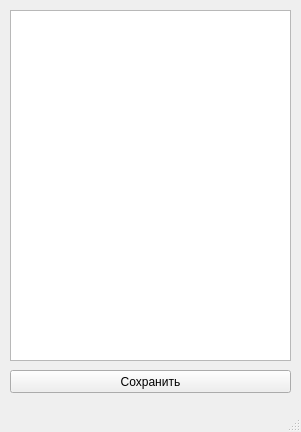
<?xml version="1.0" encoding="UTF-8"?>
<ui version="4.0">
 <class>MainWindow</class>
 <widget class="QMainWindow" name="MainWindow">
  <property name="geometry">
   <rect>
    <x>0</x>
    <y>0</y>
    <width>301</width>
    <height>432</height>
   </rect>
  </property>
  <property name="windowTitle">
   <string>MainWindow</string>
  </property>
  <widget class="QWidget" name="centralwidget">
   <widget class="QPlainTextEdit" name="text">
    <property name="geometry">
     <rect>
      <x>10</x>
      <y>10</y>
      <width>281</width>
      <height>351</height>
     </rect>
    </property>
   </widget>
   <widget class="QPushButton" name="btn_save">
    <property name="geometry">
     <rect>
      <x>10</x>
      <y>370</y>
      <width>281</width>
      <height>23</height>
     </rect>
    </property>
    <property name="text">
     <string>Сохранить</string>
    </property>
   </widget>
  </widget>
  <widget class="QMenuBar" name="menubar">
   <property name="geometry">
    <rect>
     <x>0</x>
     <y>0</y>
     <width>301</width>
     <height>21</height>
    </rect>
   </property>
  </widget>
  <widget class="QStatusBar" name="statusbar"/>
 </widget>
 <resources/>
 <connections/>
</ui>
